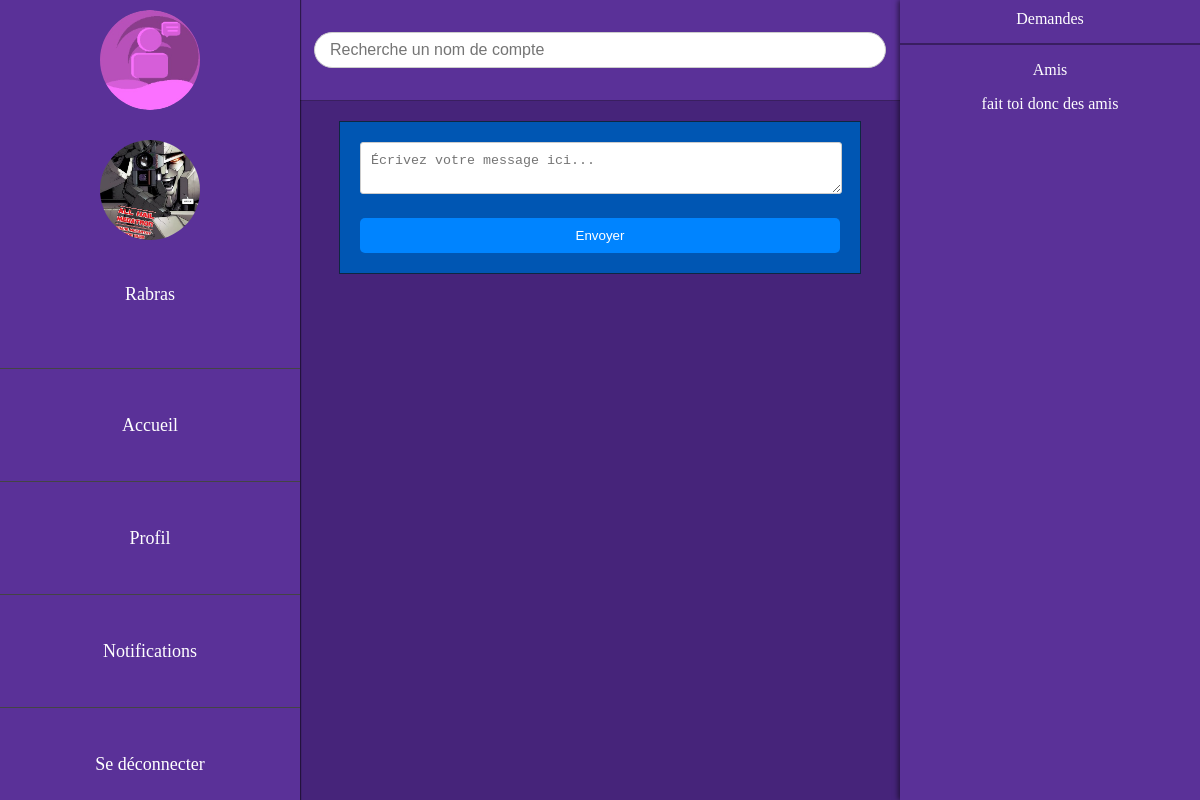
Page /php/discussion.php (signed in) on the committed database.
### tables this page shows
CREATE TABLE Utilisateurs  (
    id INTEGER PRIMARY KEY AUTOINCREMENT,
    nom TEXT,
    email TEXT UNIQUE,
    mdp TEXT,
    age INT,
    token TEXT,
    pp TEXT,
    bannier TEXT,
    bio TEXT,
    date_inscription DATE
);

### php/discussion.php (the view, shortened to what this page needs)
<?php
$pdo = connexion('../bdd/database.sqlite');
include('fonction.php');
?>
<!DOCTYPE html>
<html lang="fr">
<head>
    <link href="../css/style_discussion.css" rel="stylesheet">
</head>
<body>
<header>
        <form class="recherche_compte" action="php/recherche.php" method="get">
            <input type="text" id="pseudo" name="pseudo" placeholder="Recherche un nom de compte">
        </form>
    </header>
    <div class="sidebar">
        <div class="top">
            <img src="../images/logo.png" alt="logo site" class="logo">
        </div>
        <ul>
            <li><img src="<?php echo image_pp($_SESSION['email'],'pp',$pdo); ?>" alt="Image de profile side barre"> <p><?php echo image_pp($_SESSION['email'],'nom',$pdo); ?></p></li>
            <li><a href="../index.php">Accueil</a></li>
            <li><a href="profile.php">Profil</a></li>
            <li><a href="notifications.php">Notifications</a></li>
            <li><a href="deconnexion.php">Se déconnecter</a></li>
        </ul>
    </div>
    <div class="side_gauche">
        <a href="php/demande.php">Demandes</a>
    </div>
        <div class="messages">
        <form class="envoie_message" action="<?php echo $_SERVER['PHP_SELF']; ?>" method="post">
            <textarea name="contenu" placeholder="Écrivez votre message ici..."></textarea>
            <button type="submit">Envoyer</button>
        </form>
        </div>
</body>
</html>

### css/style_discussion.css (style rules this page uses)
body { background-color:#46247a ; margin:0; }
header { margin-left: 300px; margin-right: 300px; background-color: #5A3198; display: flex; justify-content: center; align-items: center; height: 100px; border-bottom: 1px solid #391f5f; }
.sidebar { position: fixed; left: 0; top: 0; width: 300px; height: 100%; background-color:#5A3198 ; overflow-x: hidden; overflow-y: auto; box-shadow: 1px 0 1px rgba(0,0,0,0.5); }
.sidebar ul { list-style-type: none; padding: 0; margin: 0; }
.sidebar li { text-align: center; }
.sidebar ul li { border-bottom: 1px solid #444; padding: 20px 0; }
.sidebar ul li:last-child { border-bottom: none; }
.sidebar ul li a { display: block; color: white; padding: 10px 0; font-size: 18px; text-decoration: none; }
.top { margin-top: 10px; margin-bottom: 10px ; text-align: center; }
.logo { display: inline-block; width: 40%; }
img { display: inline-block; vertical-align: middle; max-width: 100%; height: auto; }
.recherche_compte { display: flex; justify-content: center; align-items: center; width: 100%; max-width: 600px; }
.recherche_compte input[type="text"] { width: 90%; border: 1px solid #ccc; padding: 8px 15px; font-size: 16px; border-radius: 20px; outline: none; }
.side_gauche { position: fixed; right: 0; top: 0; width: 300px; height: 100%; background-color: #5A3198; overflow-x: hidden; overflow-y: auto; box-shadow: -2px 0 5px rgba(0,0,0,0.5); }
.side_gauche a { text-align: center; border-bottom: 5px #391e61; display: block; color: white; padding: 10px; text-decoration: none; }
.side_gauche a:first-child { border-bottom: 2px solid #391e61; padding-bottom: 15px; }
.messages { margin-left: 300px; margin-right: 300px; }
.sidebar img { border-radius: 50%; width:100px; height: 100px; object-fit: cover; }
.sidebar li { text-align: center; line-height: 52px; }
.envoie_message { max-width: 80%; margin: 20px auto; padding: 20px; border: 1px solid #0e2741; background-color: #0056b3; }
.envoie_message textarea { width: calc(100% - 20px); margin-bottom: 10px; padding: 10px; border: 1px solid #ccc; border-radius: 3px; resize: vertical; }
.envoie_message button[type="submit"] { display: block; width: 100%; padding: 10px; margin-top: 10px; border: none; border-radius: 5px; background-color: #0084ff; color: white; cursor: pointer; }
.sidebar p { display: block; color: white; padding: 10px 0; font-size: 18px; }

### rows in the picture
utilisateurs: pp (picture), nom "Rabras"
